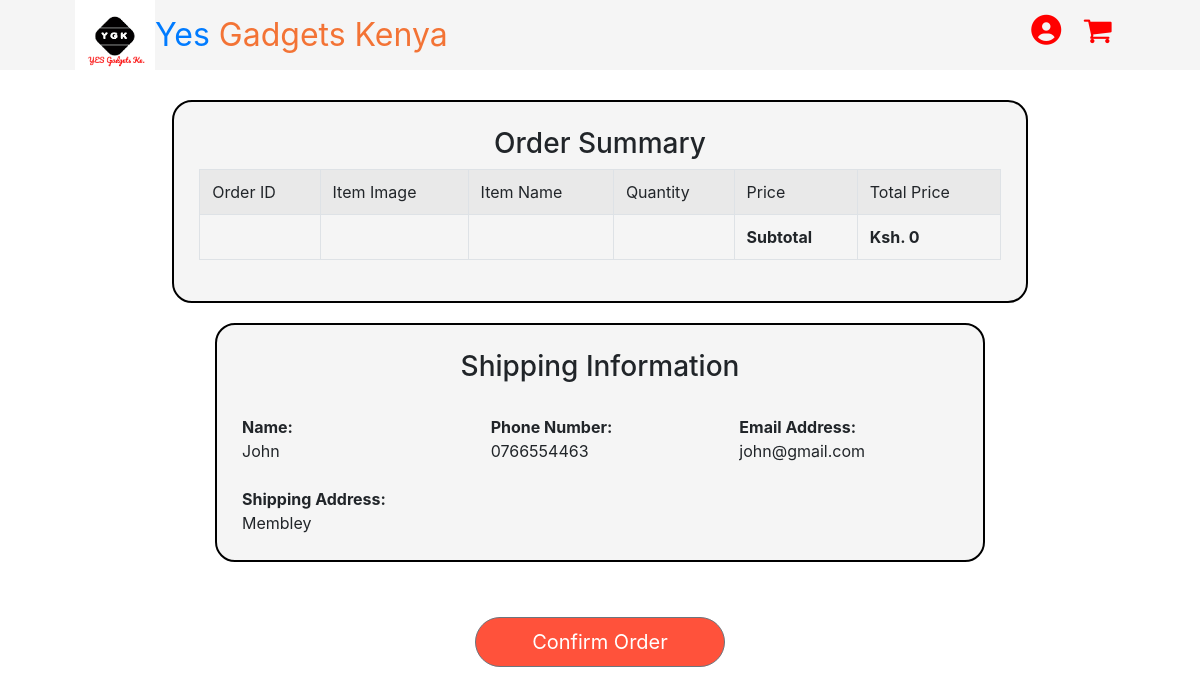
The page /orderSummary.php?id=2 on the database its author committed.
### tables this page shows
CREATE TABLE `shippingdetails` (
  `order_id` int(11) NOT NULL,
  `shippingDetails_id` int(11) NOT NULL,
  `fullName` varchar(100) NOT NULL,
  `address` varchar(100) NOT NULL,
  `email` varchar(40) NOT NULL,
  `phoneNo` varchar(10) NOT NULL,
  `city` varchar(20) NOT NULL,
  `postalCode` varchar(10) NOT NULL
);

### orderSummary.php (the view, shortened to what this page needs)
<?php include('product/database_connection.php');
$subtotal = 0;
$total_quantity = 0;
$order_id = $_GET['id'] ?? null;
?>
</head>
<body>
</body>
	<head>
		<link rel="stylesheet"href="orderSummary.css">
		<link rel="stylesheet" href="http://maxcdn.bootstrapcdn.com/font-awesome/4.2.0/css/font-awesome.min.css">
		<link rel="stylesheet" href="https://cdnjs.cloudflare.com/ajax/libs/font-awesome/4.7.0/css/font-awesome.min.css">
		<link rel="stylesheet" href="https://stackpath.bootstrapcdn.com/bootstrap/4.3.1/css/bootstrap.min.css">
		<link rel="stylesheet"href="homepage.css">
	</head>
	<body>
		<div class="fixed-navbar">
			<div class="container">
				<div class="logo_div">
				<a href = "users/homepage.php"><img src="logo.png"alt=""class="logo"style='max-width:80px'></a>
			    </div>
			    <div class="fixed-navbar_links">
				<ul class="Taskbar">
					<a style = "text-decoration: none;font-size: xx-large;" href="users/homepage.php"class="mb-logo" style="color: grey;">Yes <span style="color:#F37335 ;">Gadgets Kenya</span></a>
				</ul>
				<ul class="Taskbar_2">
                    <a href="user/signin.php"> <i class='fas fa-user-circle' style='font-size:30px;color:red'></i></a>
                    <a href = 'cart.php'><i class="fa fa-shopping-cart" style='font-size:30px;color:red'></i></a>&nbsp;&nbsp;&nbsp;
                </ul>
			</div>
			</div>
		</div>
		<div class="orderContainer">
			<h3>Order Summary</h3><br>
			<table class='table table-bordered table-striped'>
				<tr>
					<td>Order ID </td>
					<td>Item Image</td>
					<td>Item Name</td>
					<td>Quantity</td>
					<td>Price</td>
					<td>Total Price</td>
				</tr> <?php foreach($_SESSION['cart'] as $item){?>
				<tr>
					<td><?php echo $order_id;?></td>
					<td><img style = 'height:50px; width:50px;'src = 'product/image/<?php echo $item["image"];?>'></td>
					<td><?php echo $item['product_name'];?></td>
					<td><?php echo $item['quantity'];?></td>
					<td><?php echo $item['price'];?></td>
					<td><?php echo $item['price'] * $item['quantity'];?></td>
				</tr><?php
				 $total_quantity += $item["quantity"];
                 $subtotal += ($item["price"]*$item["quantity"]);
			}?>
			<tr><td></td>
				<td></td>
				<td></td>
				<td></td>
				<td class= "subtotal">Subtotal</td>
				<td class="subtotal">Ksh. <?php echo $subtotal;?></td></tr>
			</table>
		</div>
		<div class= "shippingDetails">
			<h3>Shipping Information</h3><br>
			<div class="row">
    		<div class="col-sm" style= "font-weight: bold;">Name:</div>
    		<div class="col-sm" style= "font-weight: bold;">Phone Number:</div>
    		<div class="col-sm" style= "font-weight: bold;">Email Address:</div>
  		</div><?php
  		$query = "SELECT * FROM shippingdetails WHERE order_id = $order_id";
        $statement = $connect->prepare($query);
        $statement->execute();
        $result = $statement->fetchAll();
        $total_row = $statement->rowCount();
        if($total_row > 0)
        {
            foreach($result as $row)
            {?>
            	<div class="row">
		    		<div class="col-sm"><?php echo $row['fullName'];?></div>
		    		<div class="col-sm"><?php echo $row['phoneNo'];?></div>
		    		<div class="col-sm"><?php echo $row['email'];?></div>
		  		</div>
		  		<br>
		  		<div class="row">
		    		<div class="col-sm" style= "font-weight: bold;">Shipping Address:</div>
		  		</div>
		  		<div class="row">
		    		<div class="col-sm"><?php echo $row['address'];?></div>
		  		</div>
				</div>
            <?php
        	}
        }?>
		<div class="confirmButton"><?php echo'
			<a href = "orderConfirmed.php?id='.$order_id.'"><button style = "height: 50px;width:250px" type="button" id="myButton" class="btn btn-secondary btn-lg">Confirm Order</button></a>
		</div>';?>
	</body>
	</html>

### orderSummary.css (style rules this page uses)
* { margin: 0; padding: 0; }
.container { width: 90%; margin: 0 auto; }
.fixed-navbar { width: 100%; overflow: hidden; height: 70px; line-height: 70px; background: fff; position: fixed; top: 0; left: 0; right: 0; z-index: 9999; background-color: whitesmoke; margin-bottom: 100px; }
.logo { width: 90px; float: left; }
.Taskbar { float: left; }
.Taskbar_2 { float: right; }
.orderContainer { margin: auto; display: flex; flex-wrap: wrap; justify-content: center; align-items: center; padding:25px; height: fit-content; background: whitesmoke; border: 2px solid black; border-radius: 20px; width: fit-content; margin-top: 100px; }
.shippingDetails { margin: auto; margin-top: 20px; flex-wrap: wrap; margin-bottom: 5px; align-items: center; justify-content: center; padding:25px; height: fit-content; background: whitesmoke; border: 2px solid black; border-radius: 20px; width: 770px; }
.shippingDetails h3 { text-align: center; }
.subtotal { font-weight: bold; }
.confirmButton { align-items: center; justify-content: center; display: flex; margin: auto; display: flex; margin-top: 10px; margin-bottom: 30px; padding: 15px; width: fit-content; }

### homepage.css (style rules this page uses)
* { margin: 0; padding: 0; }
.container { width: 90%; margin: 0 auto; }
.fixed-navbar { width: 100%; overflow: hidden; height: 70px; line-height: 70px; background: fff; position: fixed; top: 0; left: 0; right: 0; z-index: 9999; background-color: whitesmoke; }
.logo { width: 90px; float: left; }
.Taskbar { float: left; }
.Taskbar_2 { float: right; }
* { padding: 0; border: 0; box-sizing: border-box; }
.btn { display: inline-block; background: #ff523b; color: #fff; padding: 8px 30px; margin: 30px 0; border-radius: 30px; transition: background 0.5s; }

### rows shown on the page
shippingdetails: fullName "John", phoneNo "0766554463", email "john@gmail.com", address "Membley"

### other values the page prints
$subtotal "0"
